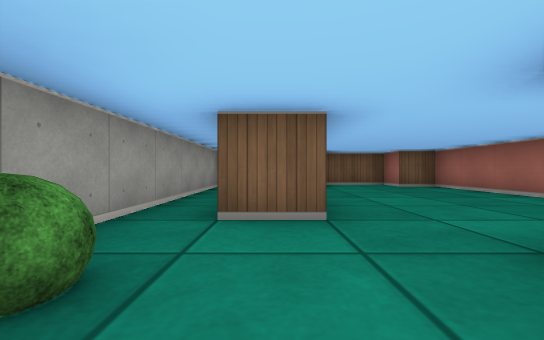
View 1 (above)

17 first-person views from a walk through a cub3D maze. The camera is about half as high as the walls, looks level and sees 90° across. The floor is counted in squares. Each view is taken from the middle of a square. On the plan, view 1 faces up. The plan holds only what a view shows up to about 9 squares ahead; the rest is blank. The place goes on beyond the plan.

View 2
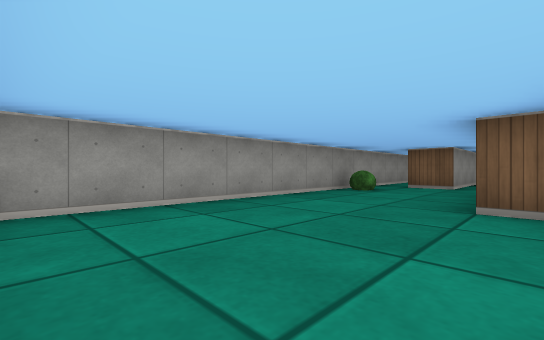

View 3
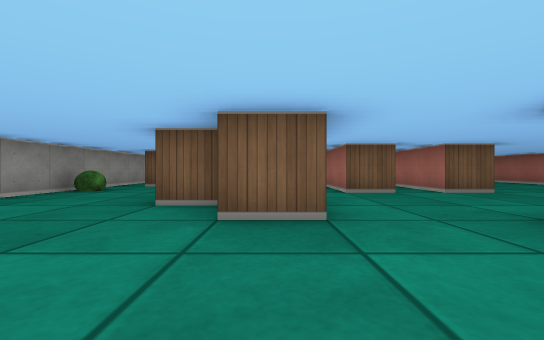

View 4
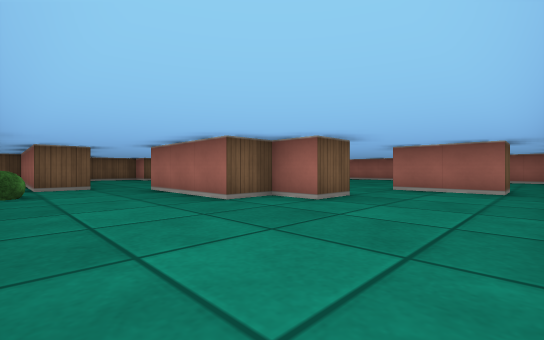

View 5
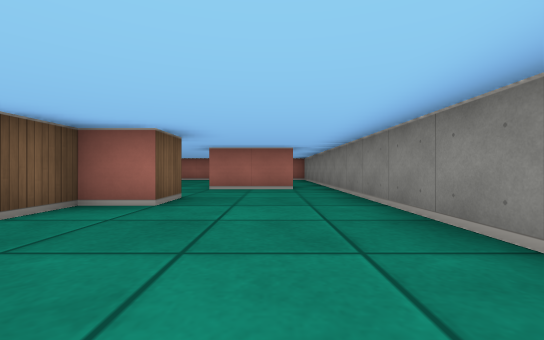

View 6
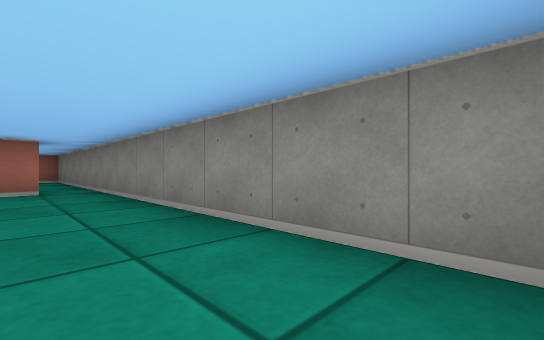

View 7
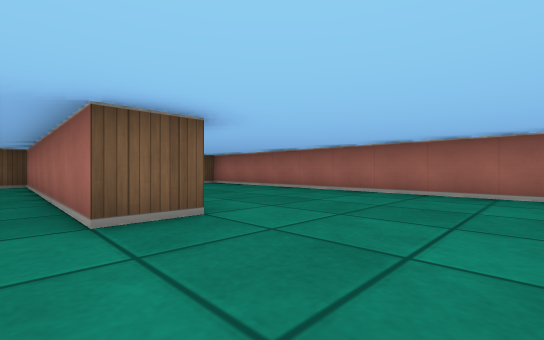

View 8
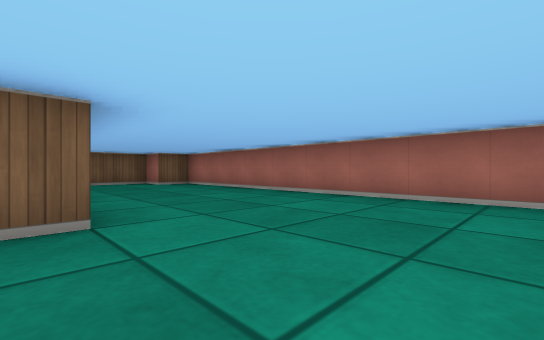

View 9
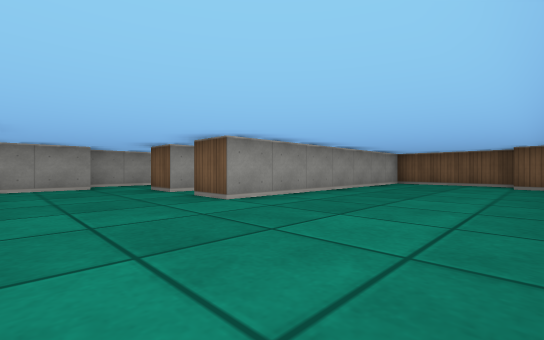

View 10
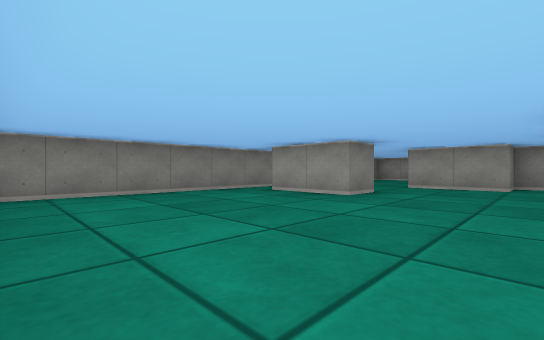

View 11
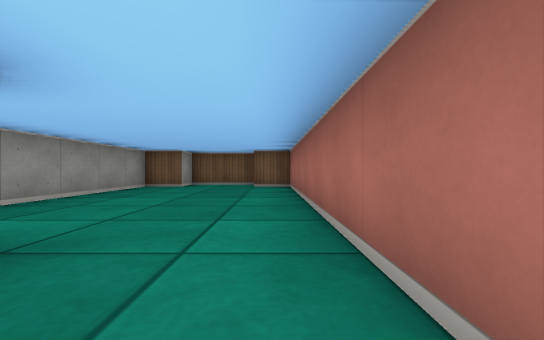

View 12
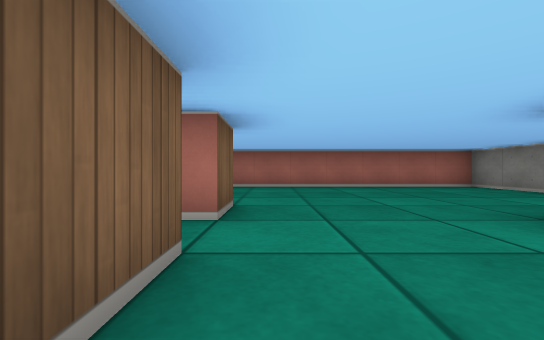

View 13
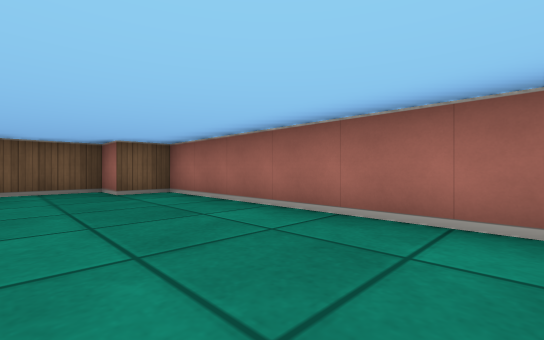

View 14
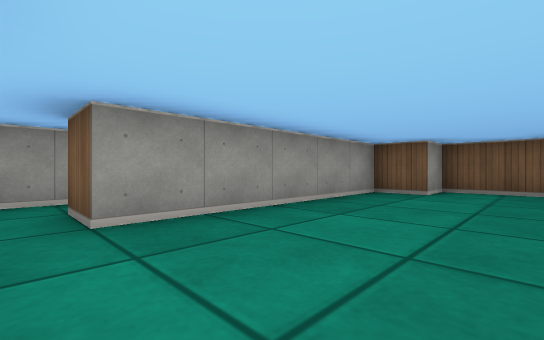

View 15
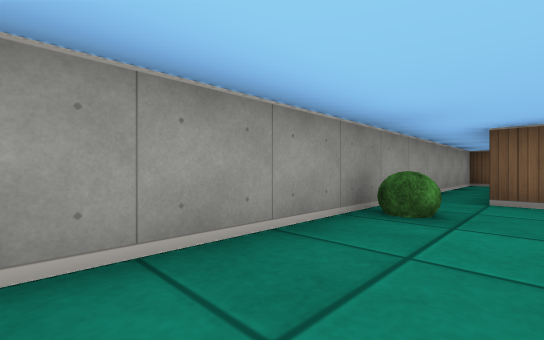

View 16
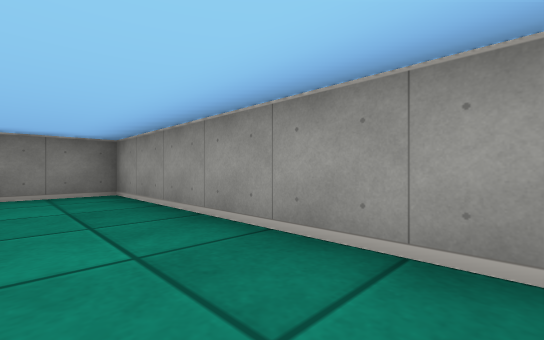

View 17
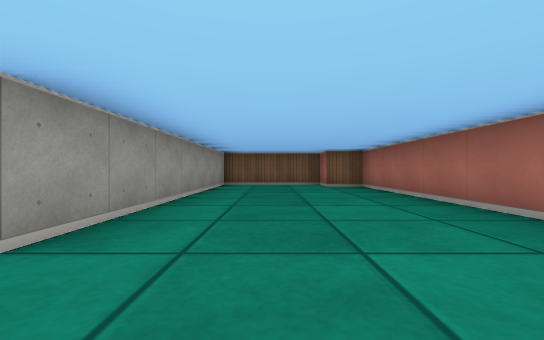

### Floor plan
Ten units are one square. View 1 is at (0, 0); x grows to the right and y downward. Boxes are objects, and circles mark ways between rooms. Rooms are numbered by the first view taken in them; rooms with no view inside come last. Other rooms are left out.
<svg viewBox="-20 -90 140 150">
<path fill="none" stroke="#000" d="M35 15 35 25 25 25 25 15 15 15 15 -15M5 -25 -5 -25 -5 -69M65 45 55 45 55 25M-8 -75 -15 -75 -15 55 65 55M55 -11 55 -5 45 -5M55 25 65 25 65 45M25 -12 25 5 35 5 35 15M66 -75 60 -75M65 55 115 55 115 -65 105 -65 105 -75 75 -75 75 -5 65 -5 65 -72M45 -5 45 -75 35 -75 35 -85 15 -85 15 -75 5 -75 5 -25"/>
<rect x="-15" y="-15" width="10" height="10" fill="#bbb"><title>bush</title></rect>
<circle cx="45" cy="25" r="3" fill="#2a7"/>
<circle cx="60" cy="50" r="3" fill="#2a7"/>
<circle cx="15" cy="-20" r="3" fill="#2a7"/>
<circle cx="35" cy="-10" r="3" fill="#2a7"/>
<text x="10" y="10">1</text>
<text x="80" y="-10">2</text>
<text x="30" y="-50">3</text>
</svg>
Room 1 opens to room 2. Room 1 opens to room 3. Room 2 opens to room 3.

Where each view was taken, in squares from view 1:
view 1: 0 up, 0 right, facing up
view 2: 5 down, 2 right, facing up-left
view 3: 5 down, 3 right, facing up
view 4: 5 down, 1 left, facing up-right
view 5: 4 down, 1 left, facing right
view 6: 4 down, 1 left, facing down-right
view 7: 2 down, 6 right, facing up-right
view 8: 2 down, 7 right, facing up-right
view 9: 2 down, 11 right, facing up-left
view 10: 0 up, 11 right, facing down-left
view 11: 0 up, 4 right, facing up
view 12: 0 up, 4 right, facing right
view 13: 2 up, 2 right, facing up-right
view 14: 2 up, 3 right, facing up-left
view 15: 2 down, 0 right, facing up-left
view 16: 0 up, 0 right, facing down-left
view 17: 1 down, 9 right, facing up
